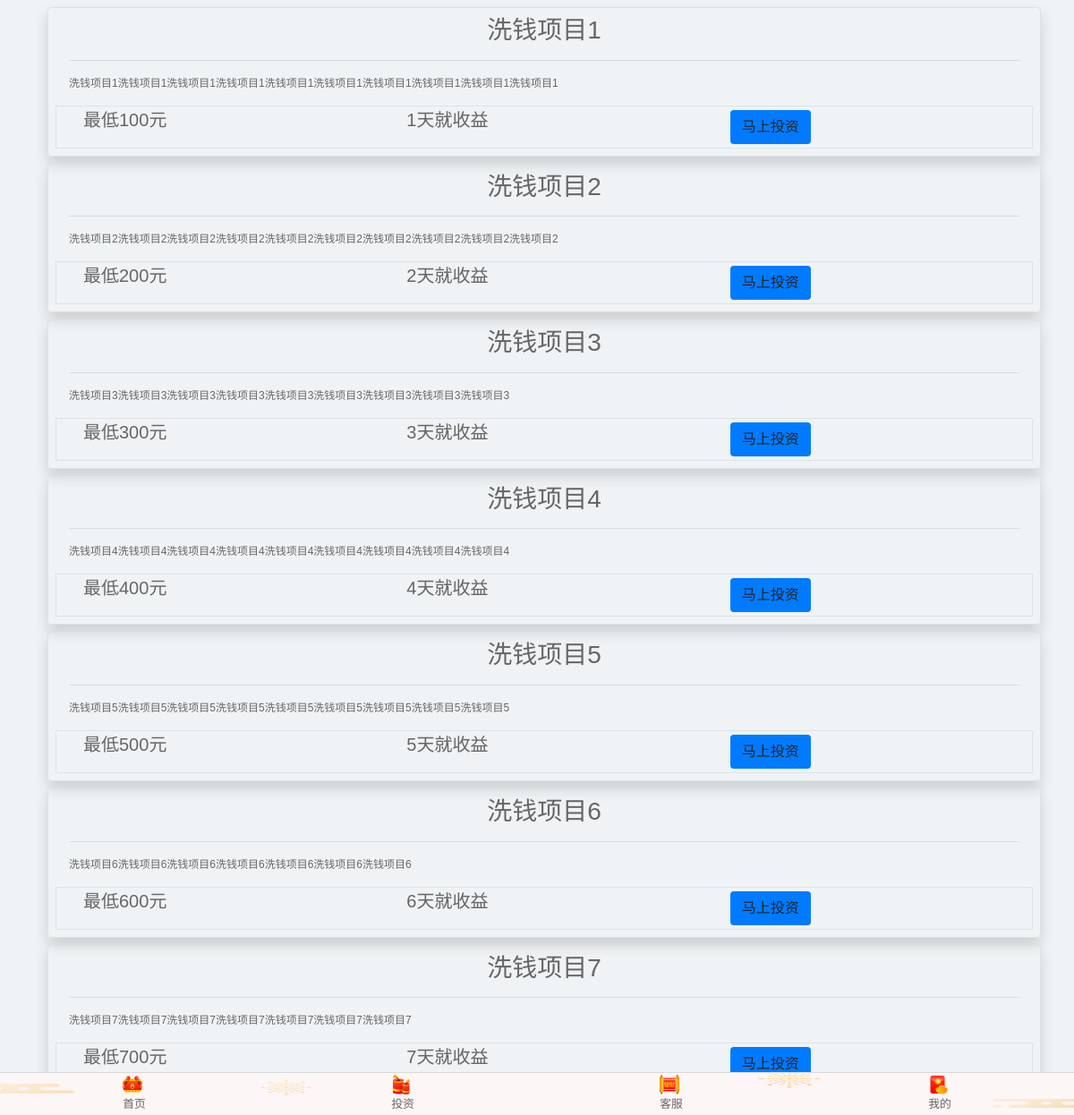
The app's page /maintz/ with its own data.
### index/models.py (models this page shows, shortened)
class ProgramInfo(models.Model):
    name = models.CharField('项目名称', max_length=128, unique=True)  # 项目名称
    programText = models.TextField('项目简介', )  # 项目简介
    minPay = models.IntegerField('最小买入值', )
    payBack = models.FloatField('利率%', )
    payDay = models.IntegerField('周期（天）', )
    c_time = models.DateTimeField('创立时间', auto_now_add=True)
    def __str__(self):
        return self.name
    class Meta:
        ordering = ['c_time']
        verbose_name = '项目'
        verbose_name_plural = '项目名称'

### index/views.py (the view)
# urls.py: path('maintz/', views.maintz, name='maintz'),
def maintz(request):
    program_infos = models.ProgramInfo.objects.all()
    print(program_infos)
    return render(request, 'index/maintz.html', {'program_infos': program_infos})

### templates/index/maintz.html (shortened to what this page needs)
{% extends 'base.html' %}
{% load staticfiles %}
{% block css %}
<link rel="stylesheet" type="text/css" href="{% static '/css/index/nav.css' %}">
<link rel="stylesheet" type="text/css" href="{% static '/css/index/maintz.css' %}">
{% endblock %}
{% block content %}
<div class="container">
	<div class="row">
		<ul class="col-12">
			{% for programinfo in program_infos %}
	            <li class="col-12 border m-2 p-2 rounded shadow">
				<div class="col-12 text-center ">
					<h3>{{ programinfo.name }}</h3>
					<hr>
				</div>
				<p class="col-12 " style="width: 100%">
					{{ programinfo.programText }}
				</p>
				<div class="col-12 d-flex  align-items-center border flex-row">
					<p class="col-4  mr-2 lead">最低{{ programinfo.minPay }}元</p>
					<p class="col-4  mr-2 lead">{{ programinfo.payDay }}天就收益</p>
					<a class="col-4  mr-2" href="/programDetails/{{ programinfo.id }}"><button class="btn btn-md bg-primary">马上投资</button></a>
				</div>
			</li>
	            {% empty %}
                  <li class="col-12 border m-2 p-2 rounded shadow">
					<h1>暂时没有发布理财产品</h1>
				</li>
                {% endfor %}
		</ul>
	</div>
</div>
{% include 'includeBase.html' %}
{% endblock %}

### static/css/base.css (style rules this page uses)
body { font-family:sans-serif; font-size:12px; color:#666; background-color: #f0f3f5; }
a { color: #666; }

### static/css/index/maintz.css (style rules this page uses)
ul { list-style-type:none; }

### records on screen
ProgramInfo: name "洗钱项目1", programText "洗钱项目1洗钱项目1洗钱项目1洗钱项目1洗钱项目1洗钱项目1洗钱项目1洗钱项目1洗钱项目1洗钱项目1", minPay "100", payDay "1"
ProgramInfo: name "洗钱项目2", programText "洗钱项目2洗钱项目2洗钱项目2洗钱项目2洗钱项目2洗钱项目2洗钱项目2洗钱项目2洗钱项目2洗钱项目2", minPay "200", payDay "2"
ProgramInfo: name "洗钱项目3", programText "洗钱项目3洗钱项目3洗钱项目3洗钱项目3洗钱项目3洗钱项目3洗钱项目3洗钱项目3洗钱项目3", minPay "300", payDay "3"
ProgramInfo: name "洗钱项目4", programText "洗钱项目4洗钱项目4洗钱项目4洗钱项目4洗钱项目4洗钱项目4洗钱项目4洗钱项目4洗钱项目4", minPay "400", payDay "4"
ProgramInfo: name "洗钱项目5", programText "洗钱项目5洗钱项目5洗钱项目5洗钱项目5洗钱项目5洗钱项目5洗钱项目5洗钱项目5洗钱项目5", minPay "500", payDay "5"
ProgramInfo: name "洗钱项目6", programText "洗钱项目6洗钱项目6洗钱项目6洗钱项目6洗钱项目6洗钱项目6洗钱项目6", minPay "600", payDay "6"
ProgramInfo: name "洗钱项目7", programText "洗钱项目7洗钱项目7洗钱项目7洗钱项目7洗钱项目7洗钱项目7洗钱项目7", minPay "700", payDay "7"
